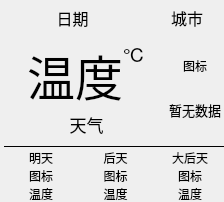
<?xml version="1.0" encoding="UTF-8"?>
<ui version="4.0">
 <class>tianqi</class>
 <widget class="QWidget" name="tianqi">
  <property name="geometry">
   <rect>
    <x>0</x>
    <y>0</y>
    <width>224</width>
    <height>202</height>
   </rect>
  </property>
  <property name="windowTitle">
   <string>tianqi</string>
  </property>
  <property name="styleSheet">
   <string notr="true"/>
  </property>
  <widget class="QWidget" name="verticalLayoutWidget">
   <property name="geometry">
    <rect>
     <x>0</x>
     <y>0</y>
     <width>231</width>
     <height>205</height>
    </rect>
   </property>
   <layout class="QVBoxLayout" name="verticalLayout" stretch="0,0,0,0">
    <property name="spacing">
     <number>0</number>
    </property>
    <property name="leftMargin">
     <number>4</number>
    </property>
    <property name="topMargin">
     <number>2</number>
    </property>
    <property name="rightMargin">
     <number>4</number>
    </property>
    <property name="bottomMargin">
     <number>2</number>
    </property>
    <item>
     <layout class="QHBoxLayout" name="horizontalLayout">
      <property name="spacing">
       <number>6</number>
      </property>
      <property name="leftMargin">
       <number>0</number>
      </property>
      <property name="rightMargin">
       <number>0</number>
      </property>
      <item>
       <widget class="QLabel" name="date">
        <property name="sizePolicy">
         <sizepolicy hsizetype="MinimumExpanding" vsizetype="Fixed">
          <horstretch>0</horstretch>
          <verstretch>0</verstretch>
         </sizepolicy>
        </property>
        <property name="font">
         <font>
          <pointsize>12</pointsize>
         </font>
        </property>
        <property name="layoutDirection">
         <enum>Qt::LeftToRight</enum>
        </property>
        <property name="text">
         <string>日期</string>
        </property>
        <property name="alignment">
         <set>Qt::AlignCenter</set>
        </property>
       </widget>
      </item>
      <item>
       <widget class="QPushButton" name="city">
        <property name="sizePolicy">
         <sizepolicy hsizetype="Fixed" vsizetype="Fixed">
          <horstretch>0</horstretch>
          <verstretch>0</verstretch>
         </sizepolicy>
        </property>
        <property name="font">
         <font>
          <pointsize>12</pointsize>
         </font>
        </property>
        <property name="cursor">
         <cursorShape>PointingHandCursor</cursorShape>
        </property>
        <property name="text">
         <string>城市</string>
        </property>
        <property name="flat">
         <bool>true</bool>
        </property>
       </widget>
      </item>
     </layout>
    </item>
    <item>
     <layout class="QHBoxLayout" name="horizontalLayout_2">
      <property name="spacing">
       <number>0</number>
      </property>
      <property name="leftMargin">
       <number>0</number>
      </property>
      <property name="rightMargin">
       <number>6</number>
      </property>
      <property name="bottomMargin">
       <number>1</number>
      </property>
      <item>
       <layout class="QVBoxLayout" name="verticalLayout_5">
        <property name="spacing">
         <number>2</number>
        </property>
        <property name="sizeConstraint">
         <enum>QLayout::SetDefaultConstraint</enum>
        </property>
        <property name="topMargin">
         <number>0</number>
        </property>
        <item>
         <spacer name="verticalSpacer_2">
          <property name="orientation">
           <enum>Qt::Vertical</enum>
          </property>
          <property name="sizeHint" stdset="0">
           <size>
            <width>20</width>
            <height>40</height>
           </size>
          </property>
         </spacer>
        </item>
        <item>
         <layout class="QHBoxLayout" name="horizontalLayout_3">
          <property name="spacing">
           <number>0</number>
          </property>
          <item>
           <spacer name="horizontalSpacer_2">
            <property name="orientation">
             <enum>Qt::Horizontal</enum>
            </property>
            <property name="sizeHint" stdset="0">
             <size>
              <width>40</width>
              <height>20</height>
             </size>
            </property>
           </spacer>
          </item>
          <item>
           <widget class="QLabel" name="temp">
            <property name="sizePolicy">
             <sizepolicy hsizetype="Preferred" vsizetype="Preferred">
              <horstretch>0</horstretch>
              <verstretch>0</verstretch>
             </sizepolicy>
            </property>
            <property name="font">
             <font>
              <pointsize>36</pointsize>
              <weight>50</weight>
              <bold>false</bold>
             </font>
            </property>
            <property name="text">
             <string>温度</string>
            </property>
            <property name="alignment">
             <set>Qt::AlignCenter</set>
            </property>
           </widget>
          </item>
          <item>
           <widget class="QLabel" name="duc">
            <property name="sizePolicy">
             <sizepolicy hsizetype="Minimum" vsizetype="Preferred">
              <horstretch>0</horstretch>
              <verstretch>0</verstretch>
             </sizepolicy>
            </property>
            <property name="font">
             <font>
              <pointsize>14</pointsize>
             </font>
            </property>
            <property name="text">
             <string>℃</string>
            </property>
            <property name="alignment">
             <set>Qt::AlignLeading|Qt::AlignLeft|Qt::AlignTop</set>
            </property>
           </widget>
          </item>
          <item>
           <spacer name="horizontalSpacer_3">
            <property name="orientation">
             <enum>Qt::Horizontal</enum>
            </property>
            <property name="sizeHint" stdset="0">
             <size>
              <width>40</width>
              <height>20</height>
             </size>
            </property>
           </spacer>
          </item>
         </layout>
        </item>
        <item>
         <widget class="QLabel" name="weather">
          <property name="sizePolicy">
           <sizepolicy hsizetype="Preferred" vsizetype="Preferred">
            <horstretch>0</horstretch>
            <verstretch>0</verstretch>
           </sizepolicy>
          </property>
          <property name="font">
           <font>
            <pointsize>13</pointsize>
            <weight>50</weight>
            <bold>false</bold>
           </font>
          </property>
          <property name="text">
           <string>天气</string>
          </property>
          <property name="alignment">
           <set>Qt::AlignCenter</set>
          </property>
          <property name="wordWrap">
           <bool>true</bool>
          </property>
         </widget>
        </item>
        <item>
         <spacer name="verticalSpacer">
          <property name="orientation">
           <enum>Qt::Vertical</enum>
          </property>
          <property name="sizeHint" stdset="0">
           <size>
            <width>20</width>
            <height>40</height>
           </size>
          </property>
         </spacer>
        </item>
       </layout>
      </item>
      <item>
       <layout class="QVBoxLayout" name="verticalLayout_6">
        <property name="spacing">
         <number>2</number>
        </property>
        <item>
         <widget class="QLabel" name="icon">
          <property name="sizePolicy">
           <sizepolicy hsizetype="Preferred" vsizetype="Fixed">
            <horstretch>0</horstretch>
            <verstretch>0</verstretch>
           </sizepolicy>
          </property>
          <property name="layoutDirection">
           <enum>Qt::LeftToRight</enum>
          </property>
          <property name="text">
           <string>图标</string>
          </property>
          <property name="alignment">
           <set>Qt::AlignCenter</set>
          </property>
         </widget>
        </item>
        <item>
         <widget class="QLabel" name="pm25">
          <property name="sizePolicy">
           <sizepolicy hsizetype="Preferred" vsizetype="Fixed">
            <horstretch>0</horstretch>
            <verstretch>0</verstretch>
           </sizepolicy>
          </property>
          <property name="font">
           <font>
            <pointsize>10</pointsize>
            <weight>50</weight>
            <bold>false</bold>
           </font>
          </property>
          <property name="text">
           <string>暂无数据</string>
          </property>
          <property name="alignment">
           <set>Qt::AlignCenter</set>
          </property>
          <property name="margin">
           <number>0</number>
          </property>
         </widget>
        </item>
       </layout>
      </item>
     </layout>
    </item>
    <item>
     <widget class="Line" name="line">
      <property name="styleSheet">
       <string notr="true"/>
      </property>
      <property name="frameShadow">
       <enum>QFrame::Plain</enum>
      </property>
      <property name="lineWidth">
       <number>1</number>
      </property>
      <property name="orientation">
       <enum>Qt::Horizontal</enum>
      </property>
     </widget>
    </item>
    <item>
     <layout class="QHBoxLayout" name="horizontalLayout_6" stretch="1,1,1">
      <property name="spacing">
       <number>0</number>
      </property>
      <property name="topMargin">
       <number>1</number>
      </property>
      <item>
       <layout class="QVBoxLayout" name="verticalLayout_2" stretch="1,3,1">
        <property name="spacing">
         <number>0</number>
        </property>
        <item>
         <widget class="QLabel" name="date2">
          <property name="font">
           <font>
            <pointsize>9</pointsize>
           </font>
          </property>
          <property name="text">
           <string>明天</string>
          </property>
          <property name="alignment">
           <set>Qt::AlignCenter</set>
          </property>
         </widget>
        </item>
        <item>
         <widget class="QLabel" name="icon2">
          <property name="text">
           <string>图标</string>
          </property>
          <property name="alignment">
           <set>Qt::AlignCenter</set>
          </property>
         </widget>
        </item>
        <item>
         <widget class="QLabel" name="temp2">
          <property name="font">
           <font>
            <pointsize>9</pointsize>
           </font>
          </property>
          <property name="text">
           <string>温度</string>
          </property>
          <property name="alignment">
           <set>Qt::AlignCenter</set>
          </property>
         </widget>
        </item>
       </layout>
      </item>
      <item>
       <layout class="QVBoxLayout" name="verticalLayout_3" stretch="1,3,1">
        <property name="spacing">
         <number>0</number>
        </property>
        <item>
         <widget class="QLabel" name="date3">
          <property name="font">
           <font>
            <pointsize>9</pointsize>
           </font>
          </property>
          <property name="text">
           <string>后天</string>
          </property>
          <property name="alignment">
           <set>Qt::AlignCenter</set>
          </property>
         </widget>
        </item>
        <item>
         <widget class="QLabel" name="icon3">
          <property name="text">
           <string>图标</string>
          </property>
          <property name="alignment">
           <set>Qt::AlignCenter</set>
          </property>
         </widget>
        </item>
        <item>
         <widget class="QLabel" name="temp3">
          <property name="font">
           <font>
            <pointsize>9</pointsize>
           </font>
          </property>
          <property name="text">
           <string>温度</string>
          </property>
          <property name="alignment">
           <set>Qt::AlignCenter</set>
          </property>
         </widget>
        </item>
       </layout>
      </item>
      <item>
       <layout class="QVBoxLayout" name="verticalLayout_4" stretch="1,3,1">
        <property name="spacing">
         <number>0</number>
        </property>
        <item>
         <widget class="QLabel" name="date4">
          <property name="font">
           <font>
            <pointsize>9</pointsize>
           </font>
          </property>
          <property name="text">
           <string>大后天</string>
          </property>
          <property name="alignment">
           <set>Qt::AlignCenter</set>
          </property>
         </widget>
        </item>
        <item>
         <widget class="QLabel" name="icon4">
          <property name="text">
           <string>图标</string>
          </property>
          <property name="alignment">
           <set>Qt::AlignCenter</set>
          </property>
         </widget>
        </item>
        <item>
         <widget class="QLabel" name="temp4">
          <property name="font">
           <font>
            <pointsize>9</pointsize>
           </font>
          </property>
          <property name="text">
           <string>温度</string>
          </property>
          <property name="alignment">
           <set>Qt::AlignCenter</set>
          </property>
         </widget>
        </item>
       </layout>
      </item>
     </layout>
    </item>
   </layout>
  </widget>
 </widget>
 <layoutdefault spacing="6" margin="11"/>
 <resources/>
 <connections/>
</ui>
